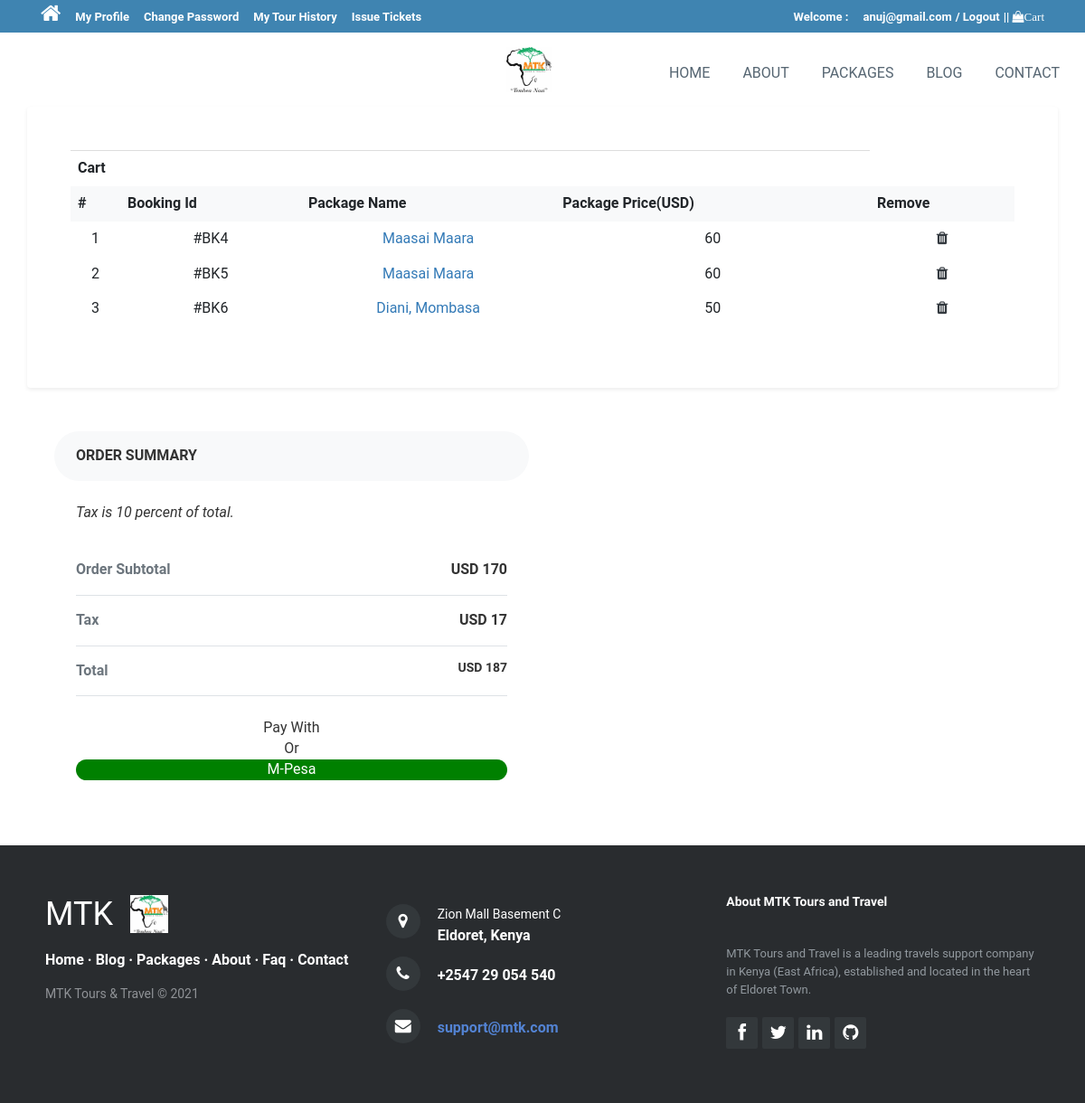
The page /cart.php (signed in) on the database as committed earlier.
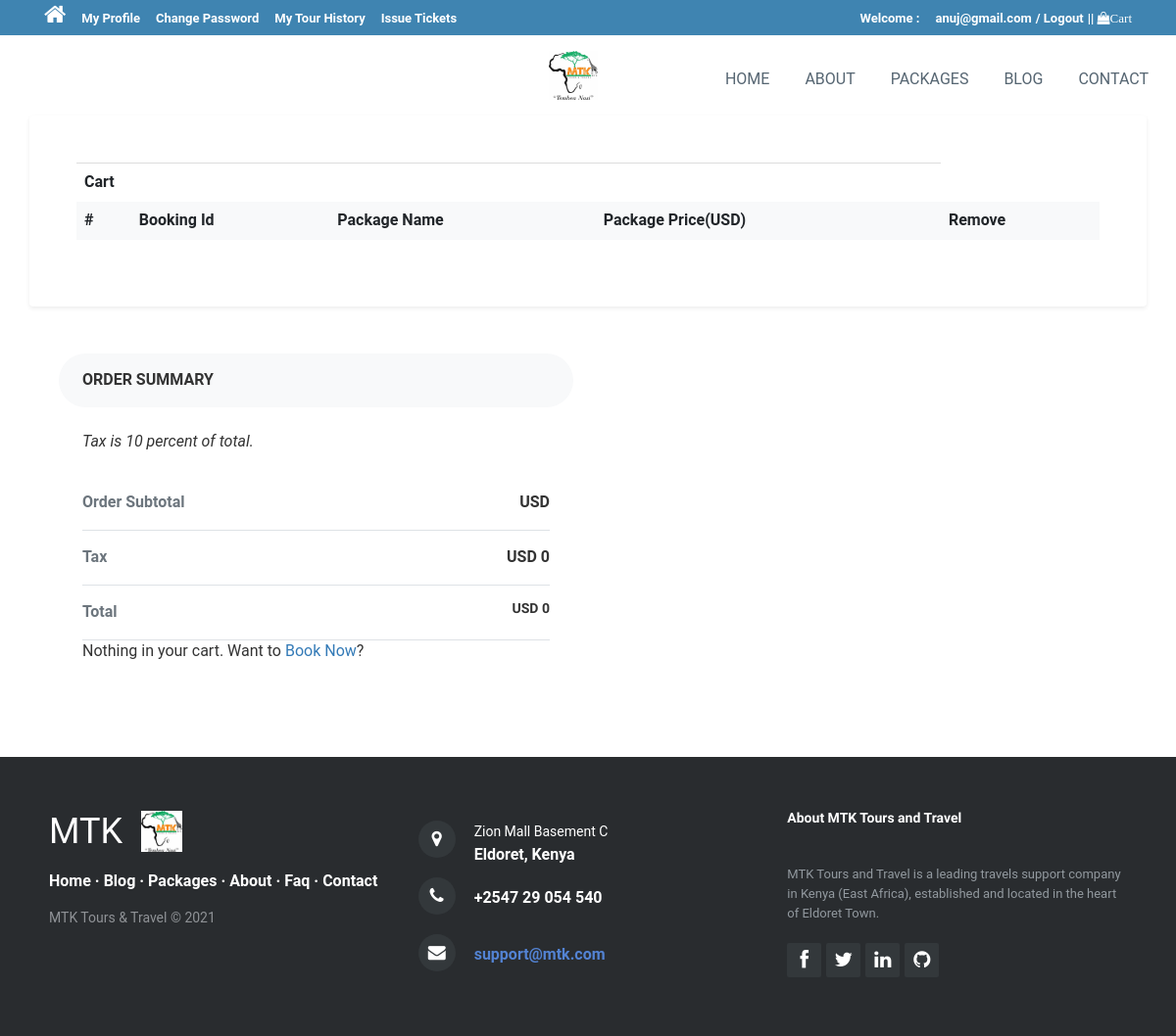
The same page on the database as committed later.
### tables this page shows
CREATE TABLE `tblbooking` (
  `BookingId` int(11) NOT NULL,
  `PackageId` int(11) DEFAULT NULL,
  `PackagePrice` int(11) DEFAULT NULL,
  `UserEmail` varchar(100) DEFAULT NULL,
  `FromDate` varchar(100) DEFAULT NULL,
  `ToDate` varchar(100) DEFAULT NULL,
  `Comment` mediumtext DEFAULT NULL,
  `RegDate` timestamp NULL DEFAULT current_timestamp(),
  `status` int(11) DEFAULT NULL,
  `CancelledBy` varchar(5) DEFAULT NULL,
  `UpdationDate` timestamp NULL DEFAULT NULL ON UPDATE current_timestamp()
);

CREATE TABLE `tbltourpackages` (
  `PackageId` int(11) NOT NULL,
  `PackageName` varchar(200) DEFAULT NULL,
  `PackageType` varchar(150) DEFAULT NULL,
  `PackageLocation` varchar(100) DEFAULT NULL,
  `PackagePrice` int(11) DEFAULT NULL,
  `PackageFetures` varchar(255) DEFAULT NULL,
  `PackageDetails` mediumtext DEFAULT NULL,
  `PackageImage` varchar(100) DEFAULT NULL,
  `Creationdate` timestamp NULL DEFAULT current_timestamp(),
  `UpdationDate` timestamp NULL DEFAULT NULL ON UPDATE current_timestamp()
);

### cart.php (the view, shortened to what this page needs)
<?php
include('includes/config.php');
?>
<!DOCTYPE html>
<html lang="en">
  <head>
      <?php include('includes/links.php');?>
  </head>
  <body onload="getamount()" >
      <section>
      <?php include('includes/header.php');?>
      </section>
  <section id="cart"><div class="shopping-cart">
  <div class="px-4 px-lg-0">
  <div class="pb-5">
    <div class="container">
      <div class="row">
        <div class="col-lg-12 p-5 bg-white rounded shadow-sm mb-5">
          <div class="table-responsive">
          <table class="table">
          <th colspan ="4">Cart </th>
<tr align="center">
<th scope="col" class="border-0 bg-light">#</th>
<th scope="col" class="border-0 bg-light">Booking Id</th>
<th scope="col" class="border-0 bg-light">Package Name</th>
<th scope="col" class="border-0 bg-light">Package Price(USD)</th>
<th scope="col" class="border-0 bg-light">Remove</th>
</tr>
<?php
$uemail=$_SESSION['login'];;
$sql = "SELECT tblbooking.BookingId as bookid,tblbooking.PackageId as pkgid,tblbooking.PackagePrice as pkgPrice,tbltourpackages.PackageName as packagename,tblbooking.FromDate as fromdate,tblbooking.ToDate as todate,tblbooking.Comment as comment,tblbooking.status as status,tblbooking.RegDate as regdate,tblbooking.CancelledBy as cancelby,tblbooking.UpdationDate as upddate from tblbooking join tbltourpackages on tbltourpackages.PackageId=tblbooking.PackageId where UserEmail=:uemail";
$query = $dbh->prepare($sql);
$query -> bindParam(':uemail', $uemail, PDO::PARAM_STR);
$query->execute();
$results=$query->fetchAll(PDO::FETCH_OBJ);
$cnt=1;
?>
<?php
if($query->rowCount() > 0)
{
foreach($results as $result)
{	?>
<tr align="center">
<td class="border-0 align-middle"><?php echo htmlentities($cnt);?></td>
<td class="border-0 align-middle">#BK<?php echo htmlentities($result->bookid);?></td>
<td class="border-0 align-middle"><a href="package-details.php?pkgid=<?php echo htmlentities($result->pkgid);?>"><?php echo htmlentities($result->packagename);?></a></td>
<td class="border-0 align-middle"><?php echo htmlentities($result->pkgPrice);?></td>
<td class="border-0 align-middle"><a a href="delete_fromCart.php?pkgid=<?php echo htmlentities($result->pkgid) ?>&&bkid=<?php echo htmlentities($result->bookid) ?>" class="text-dark"><i class="fa fa-trash"></i></a></td>
<?php
    $amount += $result->pkgPrice;
    $cnt=$cnt+1; }}
?>
	</table>
          </div>
        </div>
      </div>
      <div  class="bg-white rounded shadow-sm">
        <div class="col-lg-6">
          <div class="bg-light rounded-pill px-4 py-3 text-uppercase font-weight-bold">Order summary </div>
          <div class="p-4">
            <p class="font-italic mb-4">Tax is 10 percent of total.</p>
            <ul class="list-unstyled mb-4">
              <li class="d-flex justify-content-between py-3 border-bottom"><strong class="text-muted">Order Subtotal </strong><strong><?php echo "USD $amount"; ?></strong></li>
              <li class="d-flex justify-content-between py-3 border-bottom"><strong class="text-muted">Tax</strong><strong><?php $tax = $amount*0.1; echo "USD $tax"; ?></strong></li>
              <li class="d-flex justify-content-between py-3 border-bottom"><strong class="text-muted">Total</strong>
                <h5 class="font-weight-bold" id ="amount"><?php $total = $amount + $tax; echo "USD $total"; ?></h5>
              </li>
              <?php if(!$total < 1){ ?>
            </ul><p style="text-align:center">Pay With</p>
            <div style="text-align:center">Or</div>
            <div class="rounded-pill" type='button' id="mpesa-button" style="color: white; background-color:green;shape:pill; text-align:center" onclick = "mpesa()" >M-Pesa</div>
            <?php }else{ ?>
            <div> Nothing in your cart. Want to <a href="package-list.php">Book Now</a>?</div>
            <?php } ?>
          </div>
        </div>
      </div>
    </div>
  </div>
</div>
</section>
    <?php include('includes/footer.php');?>
</body>
</html>

### includes/links.php (shortened to what this page needs)
    <link rel="stylesheet" href="assets/bootstrap/css/bootstrap.min.css">
    <link rel="stylesheet" href="assets/fonts/fontawesome-all.min.css">
    <link rel="stylesheet" href="assets/fonts/font-awesome.min.css">
    <link rel="stylesheet" href="assets/fonts/ionicons.min.css">
    <link rel="stylesheet" href="assets/fonts/fontawesome5-overrides.min.css">
    <link rel="stylesheet" href="assets/css/card-3-column-animation-shadows-images.css">
    <link rel="stylesheet" href="assets/css/content_blocks_modernstyle.css">
    <link rel="stylesheet" href="assets/css/Footer-Dark.css">
    <link rel="stylesheet" href="https://cdnjs.cloudflare.com/ajax/libs/animate.css/4.1.1/animate.min.css">
    <link rel="stylesheet" href="https://cdnjs.cloudflare.com/ajax/libs/aos/2.3.4/aos.css">
    <link rel="stylesheet" href="https://cdnjs.cloudflare.com/ajax/libs/Swiper/3.3.1/css/swiper.min.css">
    <link rel="stylesheet" href="https://unpkg.com/@bootstrapstudio/bootstrap-better-nav/dist/bootstrap-better-nav.min.css">
    <link rel="stylesheet" href="assets/css/Latest-Blog.css">
    <link rel="stylesheet" href="assets/css/Login-Form-Clean.css">
    <link rel="stylesheet" href="assets/css/Map-Clean.css">
    <link rel="stylesheet" href="assets/css/Navigation-with-Search.css">
    <link rel="stylesheet" href="assets/css/Pretty-Footer.css">
    <link rel="stylesheet" href="assets/css/Projects-Horizontal.css">
    <link rel="stylesheet" href="assets/css/Registration-Form-with-Photo.css">
    <link rel="stylesheet" href="assets/css/responsive-blog-card-slider.css">
    <link rel="stylesheet" href="assets/css/Single-Page-Contact-Us-Form.css">
    <link rel="stylesheet" href="assets/css/styles.css">
    <link rel="stylesheet" href="assets/css/Swipe-Slider-9.css">
    <link rel="stylesheet" href="assets/css/Team-Clean.css">
    <link rel="stylesheet" href="assets/css/Testimonials.css">
    <link rel="stylesheet" href="assets/css/tours.css">
    <link href="css/bootstrap.css" rel='stylesheet' type='text/css' />
<link href="css/style.css" rel='stylesheet' type='text/css' />
<link href="css/font-awesome.css" rel="stylesheet">
<link rel="stylesheet" href="assets/css/Faq-by-pomdre-1.css">
    <link rel="stylesheet" href="assets/css/Faq-by-pomdre.css">
<link href="css/animate.css" rel="stylesheet" type="text/css" media="all">

### includes/header.php (shortened to what this page needs)
<?php if($_SESSION['login'])
{?>
<div class="top-header">
	<div class="container">
		<ul class="tp-hd-lft wow fadeInLeft animated" data-wow-delay=".5s">
			<li class="hm"><a href="index.html"><i class="fa fa-home"></i></a></li>
			<li class="prnt"><a href="profile.php">My Profile</a></li>
				<li class="prnt"><a href="change-password.php">Change Password</a></li>
			<li class="prnt"><a href="tour-history.php">My Tour History</a></li>
			<li class="prnt"><a href="issuetickets.php">Issue Tickets</a></li>
		</ul>
		<ul class="tp-hd-rgt wow fadeInRight animated" data-wow-delay=".5s">
			<li class="tol">Welcome :</li>
			<li class="sig"><?php echo htmlentities($_SESSION['login']);?></li>
			<li class="sigi"><a href="logout.php" >/ Logout</a></li>
			<li class="sigi">   ||   <a href="cart.php"><i class="fa fa-shopping-bag">Cart</i></a></li>
        </ul>
		<div class="clearfix"></div>
	</div>
</div><?php }?>
    <nav class="navbar navbar-light navbar-expand-md navigation-clean-search" style="background: rgb(255, 255, 255);opacity: 0.91;">
            <div class="container">
                <a class="navbar-brand" href="index.php"></a><button data-toggle="collapse" class="navbar-toggler" data-target="#navcol-1"><span class="sr-only">Toggle navigation</span><span class="navbar-toggler-icon"></span></button>
                <div class="collapse navbar-collapse text-uppercase" id="navcol-1">
                    <ul class="navbar-nav">
                        <li class="nav-item"><a class="nav-link" href="index.php" target="_top">Home</a></li>
                        <li class="nav-item"><a class="nav-link" href="about.php">About</a></li>
                        <li class="nav-item"><a class="nav-link" href="package-list.php">Packages</a></li>
                    </ul>
                    <ul class="navbar-nav">
                        <li class="nav-item"><a class="nav-link" href="blog.php">blog</a></li>
                        <li class="nav-item"><a class="nav-link" href="enquiry.php">contact</a></li>
                    </ul>
                </div>
            </div>
        </nav>

### includes/footer.php (shortened to what this page needs)
<section id="footer">
        <footer>
            <div class="row">
                <div class="col-sm-6 col-md-4 footer-navigation">
                    <h3><a href="#">MTK<span style="background: url(&quot;assets/img/logo.jpg&quot;) center / contain no-repeat;">&nbsp; &nbsp; &nbsp; &nbsp; &nbsp;</span></a></h3>
                    <p class="links"><a href="index.php">Home</a><strong> · </strong><a href="blog.php">Blog</a><strong> · </strong><a href="package-list.php">Packages</a><strong> · </strong><a href="about.php">About</a><strong> · </strong><a href="faq.php">Faq</a><strong> · </strong><a href="enquiry.php">Contact</a></p>
                    <p class="company-name">MTK Tours &amp; Travel © 2021</p>
                </div>
                <div class="col-sm-6 col-md-4 footer-contacts">
                    <div><span class="fa fa-map-marker footer-contacts-icon"> </span>
                        <p><span class="new-line-span">Zion Mall Basement C</span>Eldoret, Kenya</p>
                    </div>
                    <div><i class="fa fa-phone footer-contacts-icon"></i>
                        <p class="footer-center-info email text-left"> +2547 29 054 540</p>
                    </div>
                    <div><i class="fa fa-envelope footer-contacts-icon"></i>
                        <p> <a href="#" target="_blank">support@mtk.com</a></p>
                    </div>
                </div>
                <div class="col-md-4 footer-about">
                    <h4>About MTK Tours and Travel</h4>
                    <p><br>MTK Tours and Travel is a leading travels support company in Kenya (East Africa), established and located in the heart of Eldoret Town.<br></p>
                    <div class="social-links social-icons"><a href="#"><i class="fa fa-facebook"></i></a><a href="#"><i class="fa fa-twitter"></i></a><a href="#"><i class="fa fa-linkedin"></i></a><a href="#"><i class="fa fa-github"></i></a></div>
                </div>
            </div>
        </footer>
    </section>

### assets/css/Navigation-with-Search.css (style rules this page uses)
.navigation-clean-search { background: #fff; padding-top: .75rem; padding-bottom: .75rem; color: #333; border-radius: 0; box-shadow: none; border: none; margin-bottom: 0; }
@media (min-width:768px) { .navigation-clean-search { padding-top: 1rem; padding-bottom: 1rem; } }
.navigation-clean-search .navbar-brand { font-weight: bold; color: inherit; }
.navigation-clean-search .navbar-collapse, .navigation-clean-search .form-inline { border-top-color: #ddd; }
.navigation-clean-search.navbar .navbar-nav .nav-link { padding-left: 18px; padding-right: 18px; }
.navigation-clean-search.navbar-light .navbar-nav .nav-link { color: #465765; }

### assets/css/Pretty-Footer.css (style rules this page uses)
footer { background-color: #292c2f; box-shadow: 0 1px 1px 0 rgba(0, 0, 0, 0.12); box-sizing: border-box; width: 100%; text-align: left; font: bold 16px sans-serif; padding: 55px 50px; margin-top: 0px; bottom: 0; color: #fff; }
.footer-navigation h3 { margin: 0; font: normal 36px Cookie, cursive; margin-bottom: 20px; color: #fff; }
.footer-navigation h3 a { text-decoration: none; color: #fff; }
.footer-navigation h3 span { color: #5383d3; }
.footer-navigation p.links a { color: #fff; text-decoration: none; }
.footer-navigation p.company-name { color: #8f9296; font-size: 14px; font-weight: normal; margin-top: 20px; }
.footer-contacts p { display: inline-block; color: #ffffff; vertical-align: middle; }
.footer-contacts p a { color: #5383d3; text-decoration: none; }
.fa.footer-contacts-icon { background-color: #33383b; color: #fff; font-size: 18px; width: 38px; height: 38px; border-radius: 50%; text-align: center; line-height: 38px; margin: 10px 15px 10px 0; }
span.new-line-span { display: block; font-weight: normal; display: block; font-weight: normal; font-size: 14px; line-height: 2; }
.footer-about h4 { display: block; color: #fff; font-size: 14px; font-weight: bold; margin-bottom: 20px; }
.footer-about p { line-height: 20px; color: #92999f; font-size: 13px; font-weight: normal; margin: 0; }
div.social-links { margin-top: 20px; color: #fff; }
.social-links a { display: inline-block; width: 35px; height: 35px; cursor: pointer; background-color: #33383b; border-radius: 2px; font-size: 20px; color: #ffffff; text-align: center; line-height: 35px; margin-right: 5px; margin-bottom: 5px; }

### assets/css/responsive-blog-card-slider.css (style rules this page uses)
* { box-sizing: border-box; }
:root { --swiper-theme-color: #007aff; }
:root { --swiper-navigation-size: 44px; }

### assets/css/Single-Page-Contact-Us-Form.css (style rules this page uses)
* { font-family: 'Raleway', sans-serif; }

### assets/css/styles.css (style rules this page uses)
body { background: rgb(201,232,221); }
.navbar-brand { width: 100px; height: 50px; background: url("../../assets/img/logo.jpg") center / contain no-repeat; }
@media (min-width: 768px) { .navbar-brand { width: 120px; height: 80px; } }
#navcol-1 { text-align: center; position: absolute; top: 20px; right: 10px; }
@media (min-width: 992px) { #navcol-1 { text-align: center; position: absolute; top: 20px; right: 10px; display: flex; width: auto; justify-content: space-between; } }

### assets/css/Swipe-Slider-9.css (style rules this page uses)
.animated { -webkit-animation-duration: 1s; animation-duration: 1s; -webkit-animation-fill-mode: both; animation-fill-mode: both; }
.fadeInLeft { -webkit-animation-name: fadeInLeft; animation-name: fadeInLeft; }
.fadeInRight { -webkit-animation-name: fadeInRight; animation-name: fadeInRight; }

### css/style.css (style rules this page uses)
html, body { font-size: 100%; background: #fff; font-family: 'Open Sans', sans-serif; }
body a,.grid_1,plan_1,plan_1.one,plan_1.two,i.icon1, i.icon2, i.icon3, i.icon4, i.icon5, i.icon6 { transition:0.5s all; -webkit-transition:0.5s all; -moz-transition:0.5s all; -o-transition:0.5s all; -ms-transition:0.5s all; }
h1,h2,h3,h4,h5,h6 { margin:0; font-family: 'Roboto Condensed', sans-serif; }
p { margin:0; }
ul { margin:0; padding:0; }
i.fa.fa-home { font-size: 24px; }
.top-header { background-color: #3F84B1; border-bottom: 0 none; height: 36px; line-height: 35px; }
ul.tp-hd-lft { float: left; }
ul.tp-hd-lft li { display: inline-block; }
li.hm,li.prnt { margin-right: 12px; }
ul.tp-hd-lft a { font-size: 13px; font-weight: 600; color:#fff; }
ul.tp-hd-rgt { float:right; }
ul.tp-hd-rgt li { display: inline-block; font-size: 13px; font-weight: 600; color:#fff; }
ul.tp-hd-rgt a { font-size: 13px; font-weight: 600; color:#fff; }
li.ned,li.wrt,li.tol { margin-right: 12px; }
.navbar { min-height: 0px !important; margin-bottom:0px !important; border-radius:0px !important; border: none !important; }
.navbar-collapse { padding-right: 0px !important; padding-left: 0px !important; }

### assets/css/Faq-by-pomdre.css (style rules this page uses)
* { font-family: roboto; }

Rows that differ between the two databases and show on the page:
removed tblbooking: BookingId "4", PackageId.PackageName "Maasai Maara", PackagePrice "60"
removed tblbooking: BookingId "5", PackageId.PackageName "Maasai Maara", PackagePrice "60"
removed tblbooking: BookingId "6", PackageId.PackageName "Diani, Mombasa", PackagePrice "50"
Other text that changed with them:
$tax: "17" → "0"
$total: "187" → "0"
$amount: "170" → (not shown)
text no longer shown: "Pay With Or M-Pesa"
text now shown: "Nothing in your cart. Want to Book Now ?"
